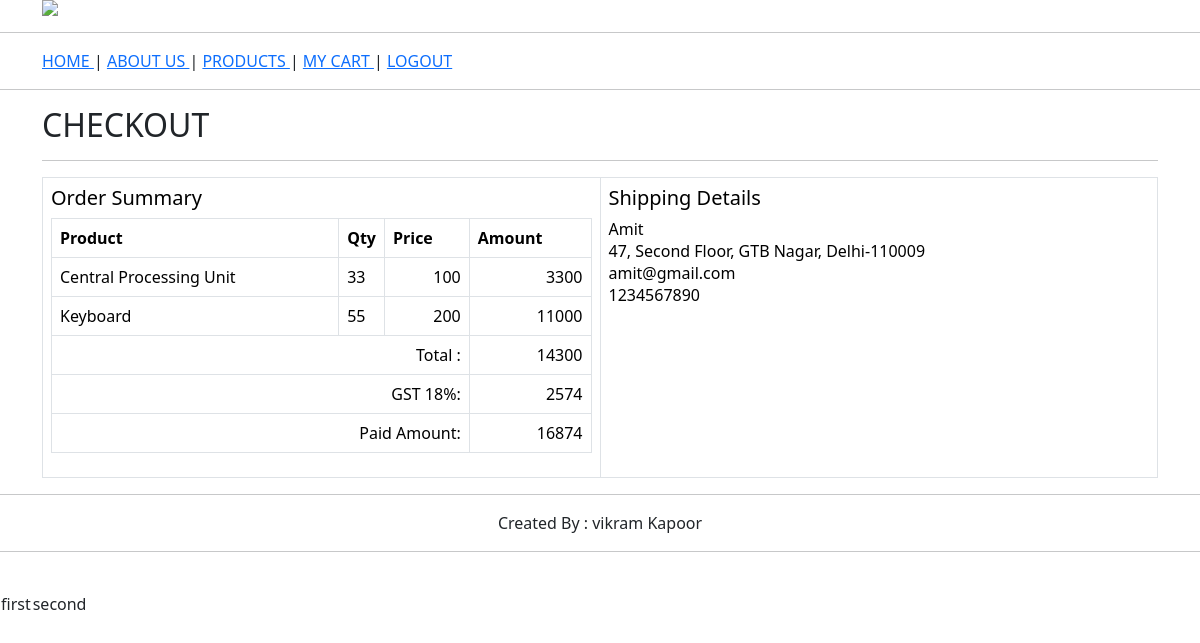
Page /ecomm.com/checkout.php (signed in) on the committed database.
### tables this page shows
CREATE TABLE `cart` (
  `cart_id` int(11) NOT NULL,
  `user_id` int(11) NOT NULL,
  `product_id` int(11) NOT NULL,
  `price` float NOT NULL,
  `qty` int(11) NOT NULL,
  `created_on` date NOT NULL DEFAULT current_timestamp(),
  `modified_on` date NOT NULL
);

CREATE TABLE `product` (
  `product_id` int(11) NOT NULL,
  `product_code` varchar(10) NOT NULL,
  `product_name` varchar(50) NOT NULL,
  `price` int(11) NOT NULL,
  `photo` varchar(20) NOT NULL,
  `description` text NOT NULL,
  `created_on` date NOT NULL DEFAULT current_timestamp(),
  `modified_on` date NOT NULL DEFAULT current_timestamp(),
  `is_active` tinyint(4) NOT NULL DEFAULT 1
);

CREATE TABLE `users` (
  `user_id` int(11) NOT NULL,
  `username` varchar(50) NOT NULL,
  `password` varchar(20) NOT NULL,
  `name` varchar(20) NOT NULL,
  `email` varchar(50) NOT NULL,
  `mobile_no` varchar(12) NOT NULL,
  `address` varchar(500) NOT NULL,
  `usertype` varchar(5) NOT NULL DEFAULT 'N',
  `created_on` date NOT NULL DEFAULT current_timestamp(),
  `modified_on` date NOT NULL,
  `is_active` tinyint(4) NOT NULL DEFAULT 1
);

### ecomm.com/top.php (called while the page is built, shortened)
<?php
function get_user_id()
{
	$user_id=$_SESSION['user_id'];
	return($user_id);
}
?>

### ecomm.com/checkout.php (the view, shortened to what this page needs)
<?php include("top.php") ?>
<html>
<head>
    <?php include("head.php") ?>
</head>
<body>
    <?php include("header.php") ?>
<div class="container">
    <h2>CHECKOUT</h2>
    <hr>
<table class="table table-bordered">
    <tr>
        <td width="50%">
            <h5>Order Summary</h5>
<?php
$user_id=get_user_id();
$sql ="
select
c.user_id,p.product_name,p.product_id,c.qty,p.price
from cart c
inner join
product p
on c.product_id=p.product_id
and c.user_id=$user_id
";
$result=$con->query($sql);
            ?>
<table class="table table-bordered">
<tr>
    <th>Product</th>
    <th>Qty</th>
    <th>Price</th>
    <th class="pull-right">Amount</th>
</tr>
<?php
$total=0;
while($row=$result->fetch_assoc())
{
    $amount=$row['qty']*$row['price'];
    $total=$total+$amount;
?>
    <tr>
        <td>
            <?= $row["product_name"] ?>
        </td>
        <td width="5%">
            <?= $row["qty"] ?>
        </td>
        <td align="right">
            <?= $row["price"] ?>
        </td>
        <td align="right">
            <?= $row["qty"]*$row["price"] ?>
        </td>
        </div>
    </tr>
<?php
}
$gst_amount=($total*18)/100;
$grand_total=$total+$gst_amount;
?>
<tr>
    <td align="right" colspan="3">Total :</td>
    <td align="right"><?= $total ?></td>
</tr>
<tr>
    <td align="right" colspan="3">GST 18%: </td>
    <td align="right"><?= $gst_amount  ?></td>
</tr>
<tr>
    <td align="right" colspan="3">Paid Amount: </td>
    <td align="right"><?= $grand_total  ?></td>
</tr>
        <td>
            <h5>Shipping Details</h5>
            <?php
                $user_id=get_user_id();
                $sql="select * from users where user_id=$user_id";
                $result=$con->query($sql);
                $row=$result->fetch_assoc();
            ?>
            <?= $row["name"] ?><br>
            <?= $row["address"] ?><br>
            <?= $row["email"] ?><br>
            <?= $row["mobile_no"] ?><br>
        </td>
    <?php include("footer.php") ?>
  <br>
    <table>
         <tr>
             <td>
              first
             </td>
             <td>
                 second
             </td>
         </tr>
    </table>
</body>
</html>

### rows in the picture
cart: product.product_name "Central Processing Unit", qty "33", product.price "100", $row['qty']*$row['price'] "3300"
cart: product.product_name "Keyboard", qty "55", product.price "200", $row['qty']*$row['price'] "11000"
users: name "Amit", address "47, Second Floor, GTB Nagar, Delhi-110009", email "amit@gmail.com", mobile_no "1234567890"

### other values in the picture
$total "14300"
$gst_amount "2574"
$grand_total "16874"
